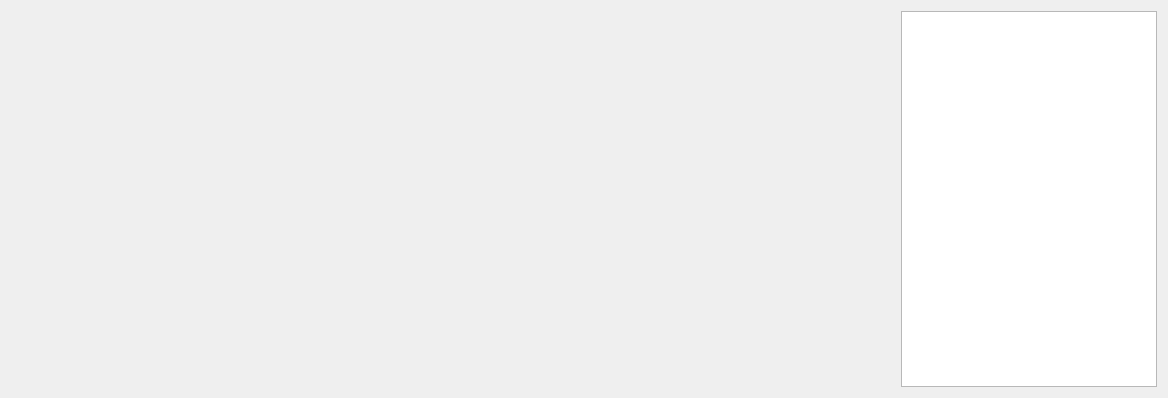
<?xml version="1.0" encoding="UTF-8"?>
<ui version="4.0">
 <class>Dialog</class>
 <widget class="QDialog" name="Dialog">
  <property name="geometry">
   <rect>
    <x>0</x>
    <y>0</y>
    <width>1168</width>
    <height>398</height>
   </rect>
  </property>
  <property name="windowTitle">
   <string>Dialog</string>
  </property>
  <layout class="QGridLayout" name="gridLayout">
   <item row="0" column="1">
    <widget class="QTreeView" name="spectratree">
     <property name="sizePolicy">
      <sizepolicy hsizetype="Maximum" vsizetype="Expanding">
       <horstretch>0</horstretch>
       <verstretch>0</verstretch>
      </sizepolicy>
     </property>
     <property name="minimumSize">
      <size>
       <width>200</width>
       <height>0</height>
      </size>
     </property>
    </widget>
   </item>
   <item row="0" column="0">
    <widget class="QWidget" name="mpl" native="true">
     <property name="sizePolicy">
      <sizepolicy hsizetype="Expanding" vsizetype="Preferred">
       <horstretch>0</horstretch>
       <verstretch>0</verstretch>
      </sizepolicy>
     </property>
     <layout class="QVBoxLayout" name="verticalLayout"/>
    </widget>
   </item>
  </layout>
 </widget>
 <resources/>
 <connections/>
</ui>
